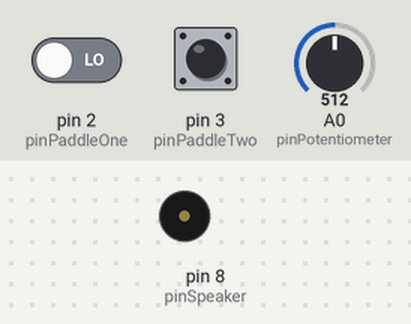
Bench run of a sketch on a simulated Arduino Uno, built with avr-gcc and run on an emulated ATmega328P. Parts: buzzer (waves = sounding). Inputs (shaded band) come from the test bench; at power-on: A0 (pinPotentiometer) = 512, pin 2 (pinPaddleOne) LOW, pin 3 (pinPaddleTwo) LOW. What the sketch prints to the serial monitor is not drawn.

Above: at 1.2 s.
1.3 s: A0 (pinPotentiometer) set to 525
At 1.36 s:
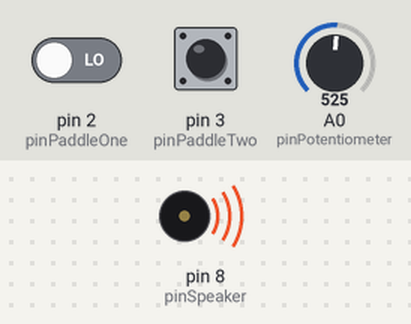
4.3 s: pin 2 (pinPaddleOne) driven HIGH
7.3 s: A0 (pinPotentiometer) set to 716
10.3 s: pin 2 (pinPaddleOne) driven LOW
At 11.1 s:
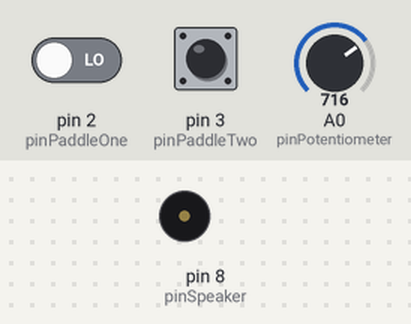
11.8 s: pin 3 (pinPaddleTwo) driven HIGH
At 14.7 s:
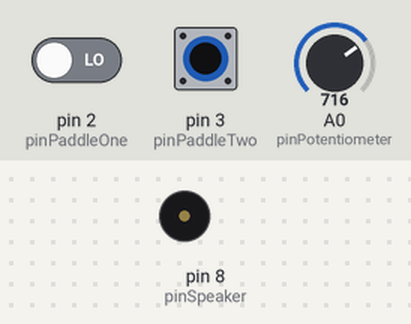
14.8 s: pin 3 (pinPaddleTwo) pulsed LOW 2 times (0.12 s each, 0.3 s apart)
Timing chart, 0 to 18.8 s (numbered marks = the images above; inputs shaded):
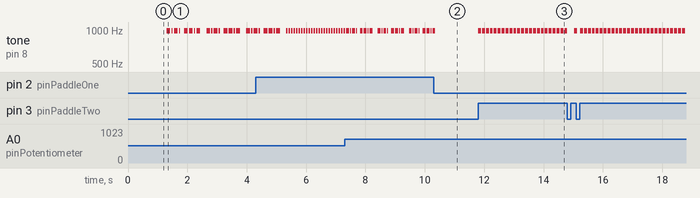

Measured:
- the behaviour switches between 516 and 517 on A0 (pinPotentiometer) (found by bisection; images 0 and 1)
- after the input at 1.3 s, tone on pin 8 (pinSpeaker): silent → 988 Hz at once, then repeats every 1.3 s: silent 0.04 s, 988 Hz 0.04 s, silent 0.04 s, 988 Hz 0.13 s, silent 0.04 s, 988 Hz 0.04 s, silent 0.13 s, 2 × (988 Hz 0.13 s, silent 0.04 s), 988 Hz 0.04 s, silent 0.04 s, 988 Hz 0.13 s, silent 0.21 s, 988 Hz 0.13 s
- after the input at 10.3 s, tone on pin 8 (pinSpeaker): goes on until 10.4 s, then stays silent
- after the input at 11.8 s, tone on pin 8 (pinSpeaker): alternates 988 Hz for 0.10 s and silent for 0.03 s, starting at once

The sketch:

IambicKeyer.ino
```cpp
/*
 * Iambic Key Demo
 * https://github.com/xigco/arduino-iambic-keyer
 */


// First switch (usually left or "dit")
const int pinPaddleOne = 2;

// Second switch (usually right or "dah")
const int pinPaddleTwo = 3;

// LED for visual Morse code
const int pinLed = 13;

// 8ohm speaker or piezo buzzer for audio Morse code
const int pinSpeaker = 8;

// WPM control
const int pinPotentiometer = A0;

// Minimum/maximum WPM setting
const int minWpm = 6;
const int maxWpm = 50;

// This prevents a drifting pot from switching into menu mode mid-transmission
const int valPotentiometerTolerance = 4;

// How many times to repeat the demo CQ without speed change
const int modeTimeoutLimit = 2;


/**
 * Internal settings
 */

// Counts how many times demo CQ played so far without speed change
int modeTimeoutCounter;

// Used for comparing changes between loops
int valPotentiometerPrevious;

// Used for adding short gaps once between letters
int isLetterComplete = 0;

// Used for adding long gaps once between words
int isWordComplete = 0;

// Calculated WPM from user input
int actualWpm;

// Calculated dit/element length in milliseconds from WPM
int elementLengthMs;

// Current user mode (1=CW, 2=WPM)
int mode = 1;


/**
 * Program setup
 */
void setup()
{
  // Enable input switches
  pinMode(pinPaddleOne, INPUT);
  pinMode(pinPaddleTwo, INPUT);

  // Set current WPM without entering menu mode later
  valPotentiometerPrevious = analogRead(pinPotentiometer);
  updateWpm();

  // Flash the light and make a noise
  digitalWrite(pinLed, HIGH);
  doSystemTone(60);
  digitalWrite(pinLed, LOW);

  // Text morse output and WPM setting to USB
  Serial.begin(9600);
}


/**
 * Main loop
 */
void loop()
{
  // Read the state of paddle and potentiometer
  int valPaddleOne = digitalRead(pinPaddleOne);
  int valPaddleTwo = digitalRead(pinPaddleTwo);
  int valPotentiometer = analogRead(pinPotentiometer);

  // Has potentiometer changed beyond threshold?
  if ((valPotentiometer > (valPotentiometerPrevious + valPotentiometerTolerance) ||
    valPotentiometer < (valPotentiometerPrevious - valPotentiometerTolerance))) {

    // Switch to WPM mode
    mode = 2;
  }

  // Execute CW mode
  if ( mode == 1 ) {

    // Act on user input
    if (valPaddleOne) {

      // Reset word + letter endings
      isLetterComplete = isWordComplete = 0;

      // Play dit
      doDit();

    } else if (valPaddleTwo) {

      // Reset word + letter endings
      isLetterComplete = isWordComplete = 0;

      // Play dah
      doDah();

    } else {

      // Nothing is pressed, check timings
      if (!isLetterComplete){

        // Ending a letter, set flag
        isLetterComplete = 1;

        // Play gap
        doShortGap();

      } else {

        // Still nothing is pressed, check timings
        if (!isWordComplete){

          // Ending a word, set flag
          isWordComplete = 1;

          // Play a gap
          doLongGap();

        } else {
          // Still nothing! Think about ending a transmission here..
        }
      }
    }

  // Execute WPM mode
  } else if (mode == 2) {

    // Has the user moved the potentiometer?
    if (valPotentiometer == valPotentiometerPrevious) {

      // No - increment a timeout counter
      modeTimeoutCounter++;

    } else {

      // Yes - update our WPM
      updateWpm();

      // Reset counter to give more time
      modeTimeoutCounter = 0;

      // Remember this new potentiometer value
      valPotentiometerPrevious = valPotentiometer;

    }

    // Play demo
    doDemo();

    // Are we timing out?
    if (modeTimeoutCounter >= modeTimeoutLimit) {

      // Yes - switch back to CW on next loop
      mode = 1;

      // Reset debug output ready for morse output
      Serial.println("/");

    }
  }
}


/**
 * Calculate WPM from potentiometer input
 */
void updateWpm()
{
  // Read current analog value from 0 to 1023
  int valPotentiometer = analogRead(pinPotentiometer);

  // Map that value into the range of WPMs configured at the top of the file
  actualWpm = map(valPotentiometer, 0,1023, minWpm, maxWpm);

  // Calculate millisecond bit length from new WPM
  updateElementLength();

  // Debug output new WPM
  Serial.println("/");
  Serial.print("Setting WPM to ");
  Serial.println(actualWpm);
}

/**
 * Calculate dit length in milliseconds from WPM
 */
void updateElementLength()
{
  elementLengthMs = 1200 / actualWpm;
}

/**
 * Play a system tone
 */
void doSystemTone(int length)
{
  tone(pinSpeaker, 1028);
  delay(elementLengthMs/100 * length);
  noTone(pinSpeaker);
}

/**
 * Play dit
 */
void doDit()
{
  Serial.print(".");
  digitalWrite(pinLed, HIGH);
  tone(pinSpeaker, 988);
  delay(elementLengthMs);
  noTone(pinSpeaker);
  digitalWrite(pinLed, LOW);
  delay(elementLengthMs);
}

/**
 * Play dah
 */
void doDah()
{
  Serial.print("-");
  digitalWrite(pinLed, HIGH);
  tone(pinSpeaker, 988);
  delay(elementLengthMs*3);
  noTone(pinSpeaker);
  digitalWrite(pinLed, LOW);
  delay(elementLengthMs);
}

/**
 * Short gap for between letters
 */
void doShortGap()
{
  Serial.print(" ");
  delay(elementLengthMs*2);
}

/**
 * Long gap for between words
 */
void doLongGap()
{
  Serial.print("/ ");
  delay(elementLengthMs*4);
}


/**
 * Demo CQ output
 */
void doDemo()
{
  doDah();doDit();doDah();doDit();
  doShortGap();
  doDah();doDah();doDit();doDah();
  doLongGap();
}
```
